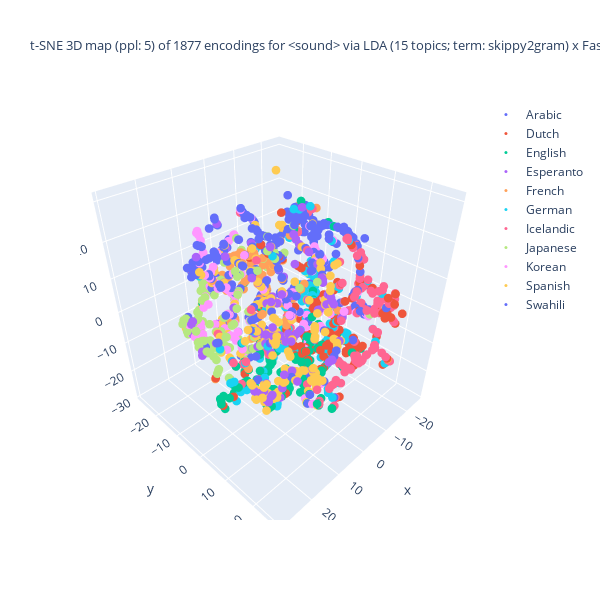
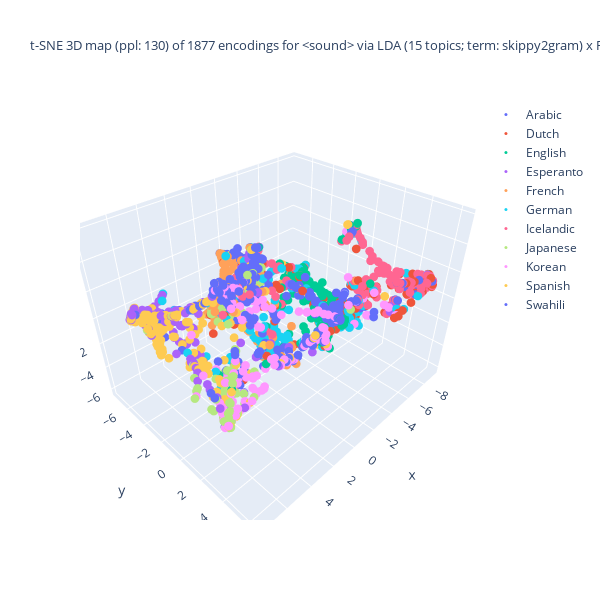
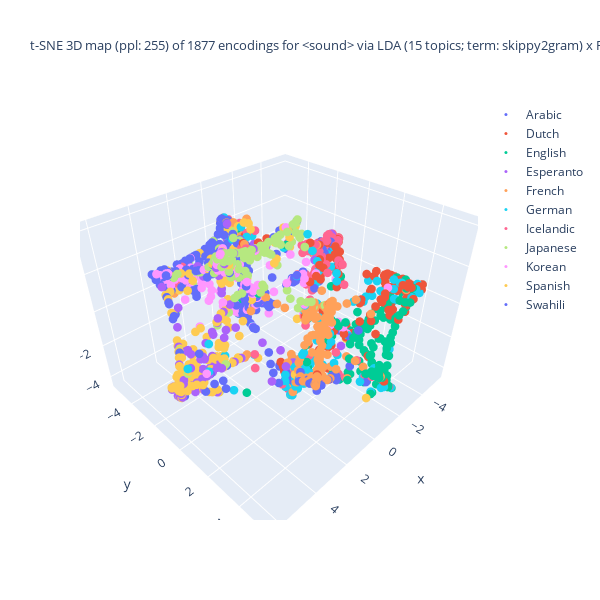

The cell these charts' notebook holds for them, in order:
### Markdown cell above
t-SNE の結果の可視化 (3D)

### Code cell
## tSNE の結果の可視化: Plotly を使った 3D 描画

import numpy as np
from sklearn.manifold import TSNE as tSNE
import plotly.express as pex
import plotly.graph_objects as go
import matplotlib.pyplot as plt

## tSNE のパラメターを設定
max_perplexity_factor = 3
perplexity_max_val = round(len(doc_fit_df)/max_perplexity_factor)
print(f"perplexity_max_val: {perplexity_max_val}")

divider = 5
perplexity_increment = round(perplexity_max_val/divider)
print(f"perplexity_increment: {perplexity_increment}")

## tSNE を段階的に実行
df_size = len(doc_fit_df)
exit_after_step = 3 # 15 is largest enough to complete the all steps
ppl_vals = enumerate(range(5, perplexity_max_val, perplexity_increment))
for step, ppl_val in ppl_vals:
    ## 早期終了の判定
    if step >= exit_after_step:
        continue
    ## tSNE 事例の生成
    tSNE_3d_varied = tSNE(n_components = 3, random_state = 0, perplexity = ppl_val,
                          n_iter = 1000)

    ## データに適用
    doc_enc = np.array(list(doc_fit_df['enc']))
    doc_tSNE_3d_varied = tSNE_3d_varied.fit_transform(doc_enc)

    ## 色分けの単位を選択
    if color_lang_family:
        colored_var = 'family'
    else:
        colored_var = 'language'
    ##
    X = zip(doc_tSNE_3d_varied[:,0], doc_tSNE_3d_varied[:,1], doc_tSNE_3d_varied[:,2],
            doc_fit_df[colored_var]) # zip(..)が必要
    dfx = pd.DataFrame(X, columns = ['D1', 'D2', 'D3', colored_var])
    ## 作図
    fig = go.Figure()
    for lang in np.unique(main_df[colored_var]):
        traced = dfx[dfx[colored_var] == lang]
        fig.add_trace(
            go.Scatter3d(
                x = traced['D1'], y = traced['D2'], z = traced['D3'],
                name = lang.title(), mode = 'markers', marker = dict(size = 3),
                marker_colorscale = color_palette, # worked??
                showlegend = True
            )
        )
    ## 題の指定
    title_header = f"t-SNE 3D map (ppl: {ppl_val}) of {df_size} encodings for <{doc_attr}> via\n"
    if use_FastText:
        if use_LDA:
            title_body = f"LDA ({n_topics} topics; term: {lda_term_type}) x FastText ({ft_n_dims} dims; term: {ft_term_type}; window: {ft_window_size})"
        else:
            title_body = f"FastText ({ft_n_dims} dims; term: {ft_term_type}; window: {ft_window_size})"
    else:
        title_body = f"LDA ({n_topics} topics; term: {lda_term_type})"
    title_val = title_header + title_body
    fig.update_layout(title = dict(text = title_val, font_size = 13),
                      autosize = False, width = 600, height = 600)
    fig.show()

### Figure 1 — Plotly figure (JSON) as saved in the notebook; plotly's stock layout.template omitted (floating-point values rounded to 4 significant figures; data arrays with more than 128 entries replaced by an {"elided": "..."} marker saying what was removed)
{"data": [{"marker": {"colorscale": [[0, "#2E91E5"], [0.04348, "#E15F99"], [0.08696, "#1CA71C"], [0.1304, "#FB0D0D"], [0.1739, "#DA16FF"], [0.2174, "#222A2A"], [0.2609, "#B68100"], [0.3043, "#750D86"], [0.3478, "#EB663B"], [0.3913, "#511CFB"], [0.4348, "#00A08B"], [0.4783, "#FB00D1"], [0.5217, "#FC0080"], [0.5652, "#B2828D"], [0.6087, "#6C7C32"], [0.6522, "#778AAE"], [0.6957, "#862A16"], [0.7391, "#A777F1"], [0.7826, "#620042"], [0.8261, "#1616A7"], [0.8696, "#DA60CA"], [0.913, "#6C4516"], [0.9565, "#0D2A63"], [1, "#AF0038"]], "size": 3}, "mode": "markers", "name": "Arabic", "showlegend": true, "type": "scatter3d", "x": {"elided": "157 float values"}, "y": {"elided": "157 float values"}, "z": {"elided": "157 float values"}}, {"marker": {"colorscale": [[0, "#2E91E5"], [0.04348, "#E15F99"], [0.08696, "#1CA71C"], [0.1304, "#FB0D0D"], [0.1739, "#DA16FF"], [0.2174, "#222A2A"], [0.2609, "#B68100"], [0.3043, "#750D86"], [0.3478, "#EB663B"], [0.3913, "#511CFB"], [0.4348, "#00A08B"], [0.4783, "#FB00D1"], [0.5217, "#FC0080"], [0.5652, "#B2828D"], [0.6087, "#6C7C32"], [0.6522, "#778AAE"], [0.6957, "#862A16"], [0.7391, "#A777F1"], [0.7826, "#620042"], [0.8261, "#1616A7"], [0.8696, "#DA60CA"], [0.913, "#6C4516"], [0.9565, "#0D2A63"], [1, "#AF0038"]], "size": 3}, "mode": "markers", "name": "Dutch", "showlegend": true, "type": "scatter3d", "x": {"elided": "202 float values"}, "y": {"elided": "202 float values"}, "z": {"elided": "202 float values"}}, {"marker": {"colorscale": [[0, "#2E91E5"], [0.04348, "#E15F99"], [0.08696, "#1CA71C"], [0.1304, "#FB0D0D"], [0.1739, "#DA16FF"], [0.2174, "#222A2A"], [0.2609, "#B68100"], [0.3043, "#750D86"], [0.3478, "#EB663B"], [0.3913, "#511CFB"], [0.4348, "#00A08B"], [0.4783, "#FB00D1"], [0.5217, "#FC0080"], [0.5652, "#B2828D"], [0.6087, "#6C7C32"], [0.6522, "#778AAE"], [0.6957, "#862A16"], [0.7391, "#A777F1"], [0.7826, "#620042"], [0.8261, "#1616A7"], [0.8696, "#DA60CA"], [0.913, "#6C4516"], [0.9565, "#0D2A63"], [1, "#AF0038"]], "size": 3}, "mode": "markers", "name": "English", "showlegend": true, "type": "scatter3d", "x": {"elided": "181 float values"}, "y": {"elided": "181 float values"}, "z": {"elided": "181 float values"}}, {"marker": {"colorscale": [[0, "#2E91E5"], [0.04348, "#E15F99"], [0.08696, "#1CA71C"], [0.1304, "#FB0D0D"], [0.1739, "#DA16FF"], [0.2174, "#222A2A"], [0.2609, "#B68100"], [0.3043, "#750D86"], [0.3478, "#EB663B"], [0.3913, "#511CFB"], [0.4348, "#00A08B"], [0.4783, "#FB00D1"], [0.5217, "#FC0080"], [0.5652, "#B2828D"], [0.6087, "#6C7C32"], [0.6522, "#778AAE"], [0.6957, "#862A16"], [0.7391, "#A777F1"], [0.7826, "#620042"], [0.8261, "#1616A7"], [0.8696, "#DA60CA"], [0.913, "#6C4516"], [0.9565, "#0D2A63"], [1, "#AF0038"]], "size": 3}, "mode": "markers", "name": "Esperanto", "showlegend": true, "type": "scatter3d", "x": [9.544, 19.89, 8.938, 3.597, 6.548, 12.95, -9.161, 18.24, 20.3, -0.1656, -14.92, 3.41, 10.57, 2.291, 6.034, -5.197, 22.33, 3.011, -5.196, 13.25, 18.63, 28.99, 6.683, 11.16, 11.5, 2.747, 2.543, 1.874, 0.1824, 1.404, 13.12, 8.135, -2.276, 19.57, 10.49, 21.56, -2.668, -11.28, 0.7326, -11.39, 13.53, 12.03, 11.76, 11.25, 15.08, 13.04, 7.089, 12.88, -10.89, 0.3728, 6.667, 12.04, 22.6, 22.37, 2.252, 8.712, 18.4, 16.72, -9.214, 9.127, 14.7, 14.48, 10.36, 2.324, -21.21, -23.11, 6.591, 19.35, 18.14, 4.803, 0.1163, -12.5, 15.86, -10.61, 3.173, 13.56, 2.017, 2.449, 2.957, 16.24, 1.569, 15.47, 29.19, 1.942, 16.66, 2.832, 16.98, 9.233, 20.83, 18.11, 10.2, 3.504, 20.0, -11.42, 21.99, 9.868, 20.38, 10.63, 16.24, 3.275, -0.4896, -2.788, 20.22, 22.37, 2.893, 16.98, -1.421, 8.652, 21.55, 20.19, 18.27, 10.19, 21.29, 14.59, 16.21, 21.09, 17.57, 7.075, 3.797, 14.74, 10.85, 16.01, 14.07, 20.63, 12.18, 16.89], "y": [-14.82, 13.52, -2.445, 18.0, -2.189, 13.41, -3.384, 17.4, 12.69, 12.84, 10.84, 14.47, 5.988, 14.96, 15.13, -3.125, 16.08, 13.75, -3.125, 10.28, -15.63, 3.349, 21.05, -14.88, -11.09, 12.92, 13.2, 12.22, 4.291, 13.73, 9.697, -12.64, -9.312, -13.36, -7.156, 14.44, -2.232, 9.739, 7.741, 9.334, 9.192, 15.73, 15.73, 1.297, 16.29, 20.9, 20.54, 15.74, 10.46, 5.033, 5.112, 10.2, 12.45, 16.75, -0.3864, -2.296, 14.07, 19.88, -10.45, 2.141, 5.667, 7.921, 6.471, 2.372, 3.967, -9.091, 1.367, -9.846, 16.72, 6.523, -0.7204, -0.8955, 17.43, 22.43, 16.66, 4.708, -10.19, 9.525, 14.04, -18.97, 11.21, 12.47, 3.504, 19.15, 10.58, 15.6, -1.795, 1.782, -7.077, 16.05, 4.896, 17.52, 15.43, -7.796, 13.92, 2.716, 13.12, 16.66, 6.129, 16.92, 2.544, 2.142, 13.04, 13.41, 13.06, -1.795, 0.9381, -10.38, 12.92, -6.912, 17.39, 3.874, -2.004, 7.819, 7.376, -4.627, 15.19, 21.46, 5.908, 10.33, -10.9, 5.445, 15.96, 15.81, 0.3779, 12.15], "z": [-6.764, -3.258, -2.328, 12.36, -4.128, 6.892, 2.154, 0.8255, -7.268, 7.634, -0.6385, 16.27, -1.02, 10.21, 2.302, 1.896, -4.852, 17.06, 1.896, 4.616, -2.983, 5.28, 0.2265, -6.43, 24.37, 7.895, 8.031, 18.52, 20.62, 8.924, 4.212, 16.06, 3.946, -0.4002, -7.367, -3.802, 0.6822, -3.132, 20.21, -3.486, 4.228, 8.323, 8.409, -4.793, 7.546, 1.415, -0.5881, 8.059, -0.6541, 20.42, 10.34, 4.008, -4.458, -4.934, 12.98, -2.406, 11.85, -0.5084, 7.864, -4.397, 3.452, 4.404, -0.7238, -7.667, 11.87, -3.247, 21.27, -5.308, -3.656, 3.884, 9.741, -6.282, 0.4586, 6.328, 13.54, 16.51, 16.16, 8.839, 16.84, -9.632, 18.78, 15.72, 4.423, 1.827, 15.33, 13.44, 21.65, -3.525, 20.97, -7.045, -5.185, 12.69, -5.376, 5.727, -5.425, -3.754, -5.781, -3.341, 4.809, 13.29, 21.0, 28.07, -6.24, -5.447, 7.776, 21.65, 21.38, -0.1295, -5.519, 19.26, 0.8412, -4.185, 0.1535, 4.456, 5.988, -1.967, 9.87, 0.548, 9.034, 16.02, 8.252, 19.0, 7.792, -5.028, -5.4, 16.57]}, {"marker": {"colorscale": [[0, "#2E91E5"], [0.04348, "#E15F99"], [0.08696, "#1CA71C"], [0.1304, "#FB0D0D"], [0.1739, "#DA16FF"], [0.2174, "#222A2A"], [0.2609, "#B68100"], [0.3043, "#750D86"], [0.3478, "#EB663B"], [0.3913, "#511CFB"], [0.4348, "#00A08B"], [0.4783, "#FB00D1"], [0.5217, "#FC0080"], [0.5652, "#B2828D"], [0.6087, "#6C7C32"], [0.6522, "#778AAE"], [0.6957, "#862A16"], [0.7391, "#A777F1"], [0.7826, "#620042"], [0.8261, "#1616A7"], [0.8696, "#DA60CA"], [0.913, "#6C4516"], [0.9565, "#0D2A63"], [1, "#AF0038"]], "size": 3}, "mode": "markers", "name": "French", "showlegend": true, "type": "scatter3d", "x": {"elided": "186 float values"}, "y": {"elided": "186 float values"}, "z": {"elided": "186 float values"}}, {"marker": {"colorscale": [[0, "#2E91E5"], [0.04348, "#E15F99"], [0.08696, "#1CA71C"], [0.1304, "#FB0D0D"], [0.1739, "#DA16FF"], [0.2174, "#222A2A"], [0.2609, "#B68100"], [0.3043, "#750D86"], [0.3478, "#EB663B"], [0.3913, "#511CFB"], [0.4348, "#00A08B"], [0.4783, "#FB00D1"], [0.5217, "#FC0080"], [0.5652, "#B2828D"], [0.6087, "#6C7C32"], [0.6522, "#778AAE"], [0.6957, "#862A16"], [0.7391, "#A777F1"], [0.7826, "#620042"], [0.8261, "#1616A7"], [0.8696, "#DA60CA"], [0.913, "#6C4516"], [0.9565, "#0D2A63"], [1, "#AF0038"]], "size": 3}, "mode": "markers", "name": "German", "showlegend": true, "type": "scatter3d", "x": {"elided": "164 float values"}, "y": {"elided": "164 float values"}, "z": {"elided": "164 float values"}}, {"marker": {"colorscale": [[0, "#2E91E5"], [0.04348, "#E15F99"], [0.08696, "#1CA71C"], [0.1304, "#FB0D0D"], [0.1739, "#DA16FF"], [0.2174, "#222A2A"], [0.2609, "#B68100"], [0.3043, "#750D86"], [0.3478, "#EB663B"], [0.3913, "#511CFB"], [0.4348, "#00A08B"], [0.4783, "#FB00D1"], [0.5217, "#FC0080"], [0.5652, "#B2828D"], [0.6087, "#6C7C32"], [0.6522, "#778AAE"], [0.6957, "#862A16"], [0.7391, "#A777F1"], [0.7826, "#620042"], [0.8261, "#1616A7"], [0.8696, "#DA60CA"], [0.913, "#6C4516"], [0.9565, "#0D2A63"], [1, "#AF0038"]], "size": 3}, "mode": "markers", "name": "Icelandic", "showlegend": true, "type": "scatter3d", "x": {"elided": "178 float values"}, "y": {"elided": "178 float values"}, "z": {"elided": "178 float values"}}, {"marker": {"colorscale": [[0, "#2E91E5"], [0.04348, "#E15F99"], [0.08696, "#1CA71C"], [0.1304, "#FB0D0D"], [0.1739, "#DA16FF"], [0.2174, "#222A2A"], [0.2609, "#B68100"], [0.3043, "#750D86"], [0.3478, "#EB663B"], [0.3913, "#511CFB"], [0.4348, "#00A08B"], [0.4783, "#FB00D1"], [0.5217, "#FC0080"], [0.5652, "#B2828D"], [0.6087, "#6C7C32"], [0.6522, "#778AAE"], [0.6957, "#862A16"], [0.7391, "#A777F1"], [0.7826, "#620042"], [0.8261, "#1616A7"], [0.8696, "#DA60CA"], [0.913, "#6C4516"], [0.9565, "#0D2A63"], [1, "#AF0038"]], "size": 3}, "mode": "markers", "name": "Japanese", "showlegend": true, "type": "scatter3d", "x": {"elided": "148 float values"}, "y": {"elided": "148 float values"}, "z": {"elided": "148 float values"}}, {"marker": {"colorscale": [[0, "#2E91E5"], [0.04348, "#E15F99"], [0.08696, "#1CA71C"], [0.1304, "#FB0D0D"], [0.1739, "#DA16FF"], [0.2174, "#222A2A"], [0.2609, "#B68100"], [0.3043, "#750D86"], [0.3478, "#EB663B"], [0.3913, "#511CFB"], [0.4348, "#00A08B"], [0.4783, "#FB00D1"], [0.5217, "#FC0080"], [0.5652, "#B2828D"], [0.6087, "#6C7C32"], [0.6522, "#778AAE"], [0.6957, "#862A16"], [0.7391, "#A777F1"], [0.7826, "#620042"], [0.8261, "#1616A7"], [0.8696, "#DA60CA"], [0.913, "#6C4516"], [0.9565, "#0D2A63"], [1, "#AF0038"]], "size": 3}, "mode": "markers", "name": "Korean", "showlegend": true, "type": "scatter3d", "x": {"elided": "148 float values"}, "y": {"elided": "148 float values"}, "z": {"elided": "148 float values"}}, {"marker": {"colorscale": [[0, "#2E91E5"], [0.04348, "#E15F99"], [0.08696, "#1CA71C"], [0.1304, "#FB0D0D"], [0.1739, "#DA16FF"], [0.2174, "#222A2A"], [0.2609, "#B68100"], [0.3043, "#750D86"], [0.3478, "#EB663B"], [0.3913, "#511CFB"], [0.4348, "#00A08B"], [0.4783, "#FB00D1"], [0.5217, "#FC0080"], [0.5652, "#B2828D"], [0.6087, "#6C7C32"], [0.6522, "#778AAE"], [0.6957, "#862A16"], [0.7391, "#A777F1"], [0.7826, "#620042"], [0.8261, "#1616A7"], [0.8696, "#DA60CA"], [0.913, "#6C4516"], [0.9565, "#0D2A63"], [1, "#AF0038"]], "size": 3}, "mode": "markers", "name": "Spanish", "showlegend": true, "type": "scatter3d", "x": {"elided": "196 float values"}, "y": {"elided": "196 float values"}, "z": {"elided": "196 float values"}}, {"marker": {"colorscale": [[0, "#2E91E5"], [0.04348, "#E15F99"], [0.08696, "#1CA71C"], [0.1304, "#FB0D0D"], [0.1739, "#DA16FF"], [0.2174, "#222A2A"], [0.2609, "#B68100"], [0.3043, "#750D86"], [0.3478, "#EB663B"], [0.3913, "#511CFB"], [0.4348, "#00A08B"], [0.4783, "#FB00D1"], [0.5217, "#FC0080"], [0.5652, "#B2828D"], [0.6087, "#6C7C32"], [0.6522, "#778AAE"], [0.6957, "#862A16"], [0.7391, "#A777F1"], [0.7826, "#620042"], [0.8261, "#1616A7"], [0.8696, "#DA60CA"], [0.913, "#6C4516"], [0.9565, "#0D2A63"], [1, "#AF0038"]], "size": 3}, "mode": "markers", "name": "Swahili", "showlegend": true, "type": "scatter3d", "x": {"elided": "191 float values"}, "y": {"elided": "191 float values"}, "z": {"elided": "191 float values"}}], "layout": {"autosize": false, "height": 600, "title": {"font": {"size": 13}, "text": "t-SNE 3D map (ppl: 5) of 1877 encodings for <sound> via\nLDA (15 topics; term: skippy2gram) x FastText (30 dims; term: 4gram; window: 5)"}, "width": 600}}

### Figure 2 — Plotly figure (JSON) as saved in the notebook; plotly's stock layout.template omitted (floating-point values rounded to 4 significant figures; data arrays with more than 128 entries replaced by an {"elided": "..."} marker saying what was removed)
{"data": [{"marker": {"colorscale": [[0, "#2E91E5"], [0.04348, "#E15F99"], [0.08696, "#1CA71C"], [0.1304, "#FB0D0D"], [0.1739, "#DA16FF"], [0.2174, "#222A2A"], [0.2609, "#B68100"], [0.3043, "#750D86"], [0.3478, "#EB663B"], [0.3913, "#511CFB"], [0.4348, "#00A08B"], [0.4783, "#FB00D1"], [0.5217, "#FC0080"], [0.5652, "#B2828D"], [0.6087, "#6C7C32"], [0.6522, "#778AAE"], [0.6957, "#862A16"], [0.7391, "#A777F1"], [0.7826, "#620042"], [0.8261, "#1616A7"], [0.8696, "#DA60CA"], [0.913, "#6C4516"], [0.9565, "#0D2A63"], [1, "#AF0038"]], "size": 3}, "mode": "markers", "name": "Arabic", "showlegend": true, "type": "scatter3d", "x": {"elided": "157 float values"}, "y": {"elided": "157 float values"}, "z": {"elided": "157 float values"}}, {"marker": {"colorscale": [[0, "#2E91E5"], [0.04348, "#E15F99"], [0.08696, "#1CA71C"], [0.1304, "#FB0D0D"], [0.1739, "#DA16FF"], [0.2174, "#222A2A"], [0.2609, "#B68100"], [0.3043, "#750D86"], [0.3478, "#EB663B"], [0.3913, "#511CFB"], [0.4348, "#00A08B"], [0.4783, "#FB00D1"], [0.5217, "#FC0080"], [0.5652, "#B2828D"], [0.6087, "#6C7C32"], [0.6522, "#778AAE"], [0.6957, "#862A16"], [0.7391, "#A777F1"], [0.7826, "#620042"], [0.8261, "#1616A7"], [0.8696, "#DA60CA"], [0.913, "#6C4516"], [0.9565, "#0D2A63"], [1, "#AF0038"]], "size": 3}, "mode": "markers", "name": "Dutch", "showlegend": true, "type": "scatter3d", "x": {"elided": "202 float values"}, "y": {"elided": "202 float values"}, "z": {"elided": "202 float values"}}, {"marker": {"colorscale": [[0, "#2E91E5"], [0.04348, "#E15F99"], [0.08696, "#1CA71C"], [0.1304, "#FB0D0D"], [0.1739, "#DA16FF"], [0.2174, "#222A2A"], [0.2609, "#B68100"], [0.3043, "#750D86"], [0.3478, "#EB663B"], [0.3913, "#511CFB"], [0.4348, "#00A08B"], [0.4783, "#FB00D1"], [0.5217, "#FC0080"], [0.5652, "#B2828D"], [0.6087, "#6C7C32"], [0.6522, "#778AAE"], [0.6957, "#862A16"], [0.7391, "#A777F1"], [0.7826, "#620042"], [0.8261, "#1616A7"], [0.8696, "#DA60CA"], [0.913, "#6C4516"], [0.9565, "#0D2A63"], [1, "#AF0038"]], "size": 3}, "mode": "markers", "name": "English", "showlegend": true, "type": "scatter3d", "x": {"elided": "181 float values"}, "y": {"elided": "181 float values"}, "z": {"elided": "181 float values"}}, {"marker": {"colorscale": [[0, "#2E91E5"], [0.04348, "#E15F99"], [0.08696, "#1CA71C"], [0.1304, "#FB0D0D"], [0.1739, "#DA16FF"], [0.2174, "#222A2A"], [0.2609, "#B68100"], [0.3043, "#750D86"], [0.3478, "#EB663B"], [0.3913, "#511CFB"], [0.4348, "#00A08B"], [0.4783, "#FB00D1"], [0.5217, "#FC0080"], [0.5652, "#B2828D"], [0.6087, "#6C7C32"], [0.6522, "#778AAE"], [0.6957, "#862A16"], [0.7391, "#A777F1"], [0.7826, "#620042"], [0.8261, "#1616A7"], [0.8696, "#DA60CA"], [0.913, "#6C4516"], [0.9565, "#0D2A63"], [1, "#AF0038"]], "size": 3}, "mode": "markers", "name": "Esperanto", "showlegend": true, "type": "scatter3d", "x": [7.107, 7.128, 6.846, 6.146, -1.845, 6.032, -1.369, 7.496, 7.263, 4.281, -5.947, 4.682, 7.016, 5.417, 6.863, -0.1858, 7.457, 4.311, -0.1857, 5.95, 7.237, 4.474, 5.698, 7.304, 4.732, 4.878, 4.938, 3.665, 0.9353, 4.716, 5.999, 3.265, -0.1803, 6.779, 5.513, 7.384, 6.385, -5.473, 2.309, -5.466, 5.827, 5.43, 5.349, 6.693, 6.542, 6.794, 5.856, 5.729, -5.005, 1.129, 1.308, 5.907, 7.115, 7.556, 0.9709, 6.761, 6.558, 6.876, 0.4615, 6.554, 5.165, 5.587, 7.059, -2.387, 0.03893, -1.68, 2.072, 6.775, 7.105, 2.661, 1.267, -1.286, 6.815, -7.092, 5.169, 5.906, 2.799, 4.284, 4.446, 7.428, 3.104, 6.151, 4.472, 6.374, 6.297, 5.013, 5.641, 6.609, 5.659, 7.655, 6.823, 5.61, 7.391, 0.2967, 7.659, 6.576, 7.556, 7.171, 4.982, 5.283, 0.6486, 0.005135, 7.617, 7.506, 4.982, 5.641, 0.4898, 6.309, 7.656, 5.636, 7.512, 6.475, 5.042, 5.492, 4.997, 5.73, 6.518, 6.416, 1.454, 6.153, 5.192, 6.11, 6.126, 7.646, 6.935, 6.24], "y": [2.82, -4.444, 1.871, -3.518, -4.869, -3.072, -2.603, -4.085, -4.103, -3.046, 4.695, -2.75, -3.127, -3.15, -3.922, -2.291, -4.383, -2.682, -2.291, -2.441, 3.401, -0.2864, -4.077, 3.276, 1.226, -3.198, -3.151, -2.496, -1.784, -2.986, -2.436, 1.923, -2.893, 2.935, 3.067, -4.44, -0.1209, 4.772, -2.09, 4.698, -2.217, -4.097, -4.129, 0.6558, -3.922, -4.028, -3.493, -3.979, 4.545, -1.856, 2.953, -2.568, -4.472, -3.915, 0.7101, 1.566, -2.509, -3.813, -1.404, 0.245, -1.556, -2.046, -3.38, 1.035, 1.088, -3.068, -0.9382, 3.256, -4.44, 2.823, 2.291, -1.933, -4.074, 5.909, -3.019, 0.193, 0.8906, -2.939, -2.736, 4.019, -2.35, -1.755, -0.2853, -3.766, -1.562, -2.967, 1.172, 0.4299, 1.486, -3.937, -1.016, -3.235, -4.435, -1.399, -4.095, -0.02766, -4.0, -3.062, -1.456, -3.078, -1.71, -1.823, -3.968, -4.33, -3.237, 1.172, -1.801, 4.023, -4.092, 1.466, -4.163, -0.2219, 1.135, -1.985, -1.815, 1.952, -3.342, -4.115, 2.704, -1.811, 2.634, -0.7077, -3.885, -4.116, 0.94, -1.784], "z": [-0.03832, 1.927, -0.3186, 1.65, 1.383, 1.151, -5.369, 1.416, 2.161, -0.2113, 0.557, 1.465, 0.6505, 1.022, 0.8537, -4.823, 1.505, 1.534, -4.823, 0.3706, -0.9843, -3.945, 1.018, -0.3568, 4.79, 0.1434, 0.275, 1.648, 3.371, 0.3188, 0.3221, 4.204, 1.703, -0.7359, -0.6962, 1.54, 0.07218, 0.4294, 2.144, -0.0187, 0.04, 2.128, 2.168, -0.001755, 1.791, 1.413, 0.6516, 1.989, 0.6255, 3.196, -1.267, 0.5885, 1.837, 1.969, 1.088, -0.1902, 2.122, 1.91, 1.373, 0.2297, -0.9482, -0.1504, 0.881, -3.701, 2.896, -6.163, 2.377, -1.378, 1.915, -0.6878, -0.4115, -3.999, 1.866, 2.535, 1.532, 3.317, 3.312, -0.2165, 1.54, -1.006, 1.852, 2.219, -3.94, -0.6049, 2.488, 1.43, 4.718, 0.1544, 5.635, 1.674, 0.4192, 1.565, 1.537, 0.4155, 1.602, 0.2855, 2.014, 1.221, -1.024, 1.544, 3.68, 4.171, 1.914, 1.49, 0.2037, 4.718, 3.967, -0.4845, 1.59, 5.591, 1.426, 0.3245, -2.23, -0.2189, -0.2558, -1.991, 1.758, 1.35, -0.9974, 1.873, 2.361, 2.998, 1.859, 1.584, -0.2568, 2.22]}, {"marker": {"colorscale": [[0, "#2E91E5"], [0.04348, "#E15F99"], [0.08696, "#1CA71C"], [0.1304, "#FB0D0D"], [0.1739, "#DA16FF"], [0.2174, "#222A2A"], [0.2609, "#B68100"], [0.3043, "#750D86"], [0.3478, "#EB663B"], [0.3913, "#511CFB"], [0.4348, "#00A08B"], [0.4783, "#FB00D1"], [0.5217, "#FC0080"], [0.5652, "#B2828D"], [0.6087, "#6C7C32"], [0.6522, "#778AAE"], [0.6957, "#862A16"], [0.7391, "#A777F1"], [0.7826, "#620042"], [0.8261, "#1616A7"], [0.8696, "#DA60CA"], [0.913, "#6C4516"], [0.9565, "#0D2A63"], [1, "#AF0038"]], "size": 3}, "mode": "markers", "name": "French", "showlegend": true, "type": "scatter3d", "x": {"elided": "186 float values"}, "y": {"elided": "186 float values"}, "z": {"elided": "186 float values"}}, {"marker": {"colorscale": [[0, "#2E91E5"], [0.04348, "#E15F99"], [0.08696, "#1CA71C"], [0.1304, "#FB0D0D"], [0.1739, "#DA16FF"], [0.2174, "#222A2A"], [0.2609, "#B68100"], [0.3043, "#750D86"], [0.3478, "#EB663B"], [0.3913, "#511CFB"], [0.4348, "#00A08B"], [0.4783, "#FB00D1"], [0.5217, "#FC0080"], [0.5652, "#B2828D"], [0.6087, "#6C7C32"], [0.6522, "#778AAE"], [0.6957, "#862A16"], [0.7391, "#A777F1"], [0.7826, "#620042"], [0.8261, "#1616A7"], [0.8696, "#DA60CA"], [0.913, "#6C4516"], [0.9565, "#0D2A63"], [1, "#AF0038"]], "size": 3}, "mode": "markers", "name": "German", "showlegend": true, "type": "scatter3d", "x": {"elided": "164 float values"}, "y": {"elided": "164 float values"}, "z": {"elided": "164 float values"}}, {"marker": {"colorscale": [[0, "#2E91E5"], [0.04348, "#E15F99"], [0.08696, "#1CA71C"], [0.1304, "#FB0D0D"], [0.1739, "#DA16FF"], [0.2174, "#222A2A"], [0.2609, "#B68100"], [0.3043, "#750D86"], [0.3478, "#EB663B"], [0.3913, "#511CFB"], [0.4348, "#00A08B"], [0.4783, "#FB00D1"], [0.5217, "#FC0080"], [0.5652, "#B2828D"], [0.6087, "#6C7C32"], [0.6522, "#778AAE"], [0.6957, "#862A16"], [0.7391, "#A777F1"], [0.7826, "#620042"], [0.8261, "#1616A7"], [0.8696, "#DA60CA"], [0.913, "#6C4516"], [0.9565, "#0D2A63"], [1, "#AF0038"]], "size": 3}, "mode": "markers", "name": "Icelandic", "showlegend": true, "type": "scatter3d", "x": {"elided": "178 float values"}, "y": {"elided": "178 float values"}, "z": {"elided": "178 float values"}}, {"marker": {"colorscale": [[0, "#2E91E5"], [0.04348, "#E15F99"], [0.08696, "#1CA71C"], [0.1304, "#FB0D0D"], [0.1739, "#DA16FF"], [0.2174, "#222A2A"], [0.2609, "#B68100"], [0.3043, "#750D86"], [0.3478, "#EB663B"], [0.3913, "#511CFB"], [0.4348, "#00A08B"], [0.4783, "#FB00D1"], [0.5217, "#FC0080"], [0.5652, "#B2828D"], [0.6087, "#6C7C32"], [0.6522, "#778AAE"], [0.6957, "#862A16"], [0.7391, "#A777F1"], [0.7826, "#620042"], [0.8261, "#1616A7"], [0.8696, "#DA60CA"], [0.913, "#6C4516"], [0.9565, "#0D2A63"], [1, "#AF0038"]], "size": 3}, "mode": "markers", "name": "Japanese", "showlegend": true, "type": "scatter3d", "x": {"elided": "148 float values"}, "y": {"elided": "148 float values"}, "z": {"elided": "148 float values"}}, {"marker": {"colorscale": [[0, "#2E91E5"], [0.04348, "#E15F99"], [0.08696, "#1CA71C"], [0.1304, "#FB0D0D"], [0.1739, "#DA16FF"], [0.2174, "#222A2A"], [0.2609, "#B68100"], [0.3043, "#750D86"], [0.3478, "#EB663B"], [0.3913, "#511CFB"], [0.4348, "#00A08B"], [0.4783, "#FB00D1"], [0.5217, "#FC0080"], [0.5652, "#B2828D"], [0.6087, "#6C7C32"], [0.6522, "#778AAE"], [0.6957, "#862A16"], [0.7391, "#A777F1"], [0.7826, "#620042"], [0.8261, "#1616A7"], [0.8696, "#DA60CA"], [0.913, "#6C4516"], [0.9565, "#0D2A63"], [1, "#AF0038"]], "size": 3}, "mode": "markers", "name": "Korean", "showlegend": true, "type": "scatter3d", "x": {"elided": "148 float values"}, "y": {"elided": "148 float values"}, "z": {"elided": "148 float values"}}, {"marker": {"colorscale": [[0, "#2E91E5"], [0.04348, "#E15F99"], [0.08696, "#1CA71C"], [0.1304, "#FB0D0D"], [0.1739, "#DA16FF"], [0.2174, "#222A2A"], [0.2609, "#B68100"], [0.3043, "#750D86"], [0.3478, "#EB663B"], [0.3913, "#511CFB"], [0.4348, "#00A08B"], [0.4783, "#FB00D1"], [0.5217, "#FC0080"], [0.5652, "#B2828D"], [0.6087, "#6C7C32"], [0.6522, "#778AAE"], [0.6957, "#862A16"], [0.7391, "#A777F1"], [0.7826, "#620042"], [0.8261, "#1616A7"], [0.8696, "#DA60CA"], [0.913, "#6C4516"], [0.9565, "#0D2A63"], [1, "#AF0038"]], "size": 3}, "mode": "markers", "name": "Spanish", "showlegend": true, "type": "scatter3d", "x": {"elided": "196 float values"}, "y": {"elided": "196 float values"}, "z": {"elided": "196 float values"}}, {"marker": {"colorscale": [[0, "#2E91E5"], [0.04348, "#E15F99"], [0.08696, "#1CA71C"], [0.1304, "#FB0D0D"], [0.1739, "#DA16FF"], [0.2174, "#222A2A"], [0.2609, "#B68100"], [0.3043, "#750D86"], [0.3478, "#EB663B"], [0.3913, "#511CFB"], [0.4348, "#00A08B"], [0.4783, "#FB00D1"], [0.5217, "#FC0080"], [0.5652, "#B2828D"], [0.6087, "#6C7C32"], [0.6522, "#778AAE"], [0.6957, "#862A16"], [0.7391, "#A777F1"], [0.7826, "#620042"], [0.8261, "#1616A7"], [0.8696, "#DA60CA"], [0.913, "#6C4516"], [0.9565, "#0D2A63"], [1, "#AF0038"]], "size": 3}, "mode": "markers", "name": "Swahili", "showlegend": true, "type": "scatter3d", "x": {"elided": "191 float values"}, "y": {"elided": "191 float values"}, "z": {"elided": "191 float values"}}], "layout": {"autosize": false, "height": 600, "title": {"font": {"size": 13}, "text": "t-SNE 3D map (ppl: 130) of 1877 encodings for <sound> via\nLDA (15 topics; term: skippy2gram) x FastText (30 dims; term: 4gram; window: 5)"}, "width": 600}}

### Figure 3 — Plotly figure (JSON) as saved in the notebook; plotly's stock layout.template omitted (floating-point values rounded to 4 significant figures; data arrays with more than 128 entries replaced by an {"elided": "..."} marker saying what was removed)
{"data": [{"marker": {"colorscale": [[0, "#2E91E5"], [0.04348, "#E15F99"], [0.08696, "#1CA71C"], [0.1304, "#FB0D0D"], [0.1739, "#DA16FF"], [0.2174, "#222A2A"], [0.2609, "#B68100"], [0.3043, "#750D86"], [0.3478, "#EB663B"], [0.3913, "#511CFB"], [0.4348, "#00A08B"], [0.4783, "#FB00D1"], [0.5217, "#FC0080"], [0.5652, "#B2828D"], [0.6087, "#6C7C32"], [0.6522, "#778AAE"], [0.6957, "#862A16"], [0.7391, "#A777F1"], [0.7826, "#620042"], [0.8261, "#1616A7"], [0.8696, "#DA60CA"], [0.913, "#6C4516"], [0.9565, "#0D2A63"], [1, "#AF0038"]], "size": 3}, "mode": "markers", "name": "Arabic", "showlegend": true, "type": "scatter3d", "x": {"elided": "157 float values"}, "y": {"elided": "157 float values"}, "z": {"elided": "157 float values"}}, {"marker": {"colorscale": [[0, "#2E91E5"], [0.04348, "#E15F99"], [0.08696, "#1CA71C"], [0.1304, "#FB0D0D"], [0.1739, "#DA16FF"], [0.2174, "#222A2A"], [0.2609, "#B68100"], [0.3043, "#750D86"], [0.3478, "#EB663B"], [0.3913, "#511CFB"], [0.4348, "#00A08B"], [0.4783, "#FB00D1"], [0.5217, "#FC0080"], [0.5652, "#B2828D"], [0.6087, "#6C7C32"], [0.6522, "#778AAE"], [0.6957, "#862A16"], [0.7391, "#A777F1"], [0.7826, "#620042"], [0.8261, "#1616A7"], [0.8696, "#DA60CA"], [0.913, "#6C4516"], [0.9565, "#0D2A63"], [1, "#AF0038"]], "size": 3}, "mode": "markers", "name": "Dutch", "showlegend": true, "type": "scatter3d", "x": {"elided": "202 float values"}, "y": {"elided": "202 float values"}, "z": {"elided": "202 float values"}}, {"marker": {"colorscale": [[0, "#2E91E5"], [0.04348, "#E15F99"], [0.08696, "#1CA71C"], [0.1304, "#FB0D0D"], [0.1739, "#DA16FF"], [0.2174, "#222A2A"], [0.2609, "#B68100"], [0.3043, "#750D86"], [0.3478, "#EB663B"], [0.3913, "#511CFB"], [0.4348, "#00A08B"], [0.4783, "#FB00D1"], [0.5217, "#FC0080"], [0.5652, "#B2828D"], [0.6087, "#6C7C32"], [0.6522, "#778AAE"], [0.6957, "#862A16"], [0.7391, "#A777F1"], [0.7826, "#620042"], [0.8261, "#1616A7"], [0.8696, "#DA60CA"], [0.913, "#6C4516"], [0.9565, "#0D2A63"], [1, "#AF0038"]], "size": 3}, "mode": "markers", "name": "English", "showlegend": true, "type": "scatter3d", "x": {"elided": "181 float values"}, "y": {"elided": "181 float values"}, "z": {"elided": "181 float values"}}, {"marker": {"colorscale": [[0, "#2E91E5"], [0.04348, "#E15F99"], [0.08696, "#1CA71C"], [0.1304, "#FB0D0D"], [0.1739, "#DA16FF"], [0.2174, "#222A2A"], [0.2609, "#B68100"], [0.3043, "#750D86"], [0.3478, "#EB663B"], [0.3913, "#511CFB"], [0.4348, "#00A08B"], [0.4783, "#FB00D1"], [0.5217, "#FC0080"], [0.5652, "#B2828D"], [0.6087, "#6C7C32"], [0.6522, "#778AAE"], [0.6957, "#862A16"], [0.7391, "#A777F1"], [0.7826, "#620042"], [0.8261, "#1616A7"], [0.8696, "#DA60CA"], [0.913, "#6C4516"], [0.9565, "#0D2A63"], [1, "#AF0038"]], "size": 3}, "mode": "markers", "name": "Esperanto", "showlegend": true, "type": "scatter3d", "x": [3.557, 6.171, 3.698, 5.383, 3.018, 4.992, 0.9071, 5.984, 6.179, 3.171, -3.728, 4.375, 5.428, 4.798, 5.45, 1.872, 6.085, 4.116, 1.872, 4.635, 3.549, -0.8289, 5.236, 3.687, 3.231, 4.616, 4.576, 3.651, -0.6848, 4.203, 4.712, 2.219, 2.636, 3.248, 2.768, 6.083, 3.65, -3.593, -1.584, -3.312, 4.426, 5.141, 5.093, 3.659, 5.622, 5.796, 4.902, 5.283, -3.235, -0.6799, 0.6963, 4.669, 6.237, 6.238, -0.001785, 3.706, 5.468, 5.903, -0.4717, 3.965, 3.586, 4.144, 5.567, -2.369, -0.6834, 0.8732, 0.231, 2.94, 6.238, 1.33, 0.4508, 0.5304, 5.837, -5.177, 4.811, 4.12, 1.465, 2.444, 4.232, 3.616, 3.318, 4.84, -0.8273, 4.543, 5.047, 4.597, 4.056, 3.957, 4.087, 6.161, 4.352, 5.119, 6.084, 0.4945, 6.101, 4.264, 6.192, 5.449, 3.443, 4.909, -0.7607, -0.7385, 6.188, 6.121, 4.776, 4.056, -0.801, 3.078, 6.112, 4.068, 6.02, 4.143, 0.8441, 4.057, 3.726, 1.784, 5.483, 5.552, 0.6673, 4.738, 2.902, 4.575, 5.431, 6.085, 3.341, 4.931], "y": [-0.1932, 0.0374, 0.0992, 0.1098, 1.663, -0.5957, 1.149, -0.2765, -0.6174, -0.6845, -1.254, 0.2472, -0.151, -0.107, -0.002259, 1.007, -0.219, 0.3895, 1.007, -0.6226, 0.1996, -0.09499, 0.3815, -0.1706, -4.219, -0.3817, -0.3274, 0.5424, -4.916, -0.2752, -0.6252, -3.544, 2.651, 0.1412, -0.06958, -0.2056, 0.1084, -1.432, -3.79, -1.274, -0.6889, -0.8726, -0.9367, 0.05217, -0.5057, -0.2129, -0.04773, -0.739, -1.064, -4.882, -0.9532, -0.4413, -0.3239, -0.3253, -2.724, 0.08665, -0.9519, -0.09815, -3.551, -0.02844, -0.8878, -0.636, -0.167, 1.694, -4.193, 1.269, -3.637, 0.05813, -0.3175, -0.7915, -1.36, 1.101, -0.4769, -1.629, 0.2214, -2.616, -3.504, -0.7306, 0.375, 0.05961, 0.617, -1.139, -0.09539, 0.3151, -1.506, 0.1978, -3.866, 0.02892, -4.486, -0.6334, -0.4426, 0.1495, -0.1137, 0.2063, -0.359, -0.02707, -0.5997, -0.8217, -0.7363, 0.2042, -5.054, -5.28, -0.6019, 0.0388, -0.3316, -3.866, -5.259, -0.5314, 0.02334, -4.473, -0.2782, -0.1406, -0.3238, -0.6078, -0.3489, -0.08342, -0.7106, 0.1412, -0.9869, -1.097, -2.185, -2.157, -0.6196, -0.2238, 0.0999, -1.152], "z": [3.01, -1.474, 2.596, -1.327, 0.3681, -1.824, -3.628, -1.942, -1.618, -0.6029, 1.325, -1.034, -0.6471, -1.109, -1.897, -2.994, -1.925, -1.057, -2.994, -1.811, 3.711, 4.006, -1.686, 3.444, 1.277, -0.6529, -0.7882, -0.9747, 1.562, -0.8016, -1.882, 1.503, -0.545, 3.23, 2.725, -1.923, 0.5229, 0.9429, 1.164, 1.27, -1.897, -2.276, -2.342, 1.431, -1.898, -1.127, -0.971, -2.107, 0.6529, 1.43, 0.03307, -1.639, -1.261, -1.26, 1.083, 2.387, -0.9289, -1.183, 1.863, 0.9936, -1.876, -1.767, -0.8363, -2.902, 0.5522, -4.354, 2.967, 3.882, -1.26, 0.9184, 0.2961, -2.581, -1.902, 1.231, -1.176, 0.5473, 1.271, -0.4489, -1.079, 4.11, -0.9115, -0.6028, 4.002, -2.32, -0.5131, -1.182, 1.044, 1.247, 1.454, -1.624, -0.09659, -1.252, -1.883, -2.382, -1.919, 0.682, -1.659, -1.57, -1.713, -1.208, 1.774, 2.364, -1.661, -1.696, -0.6733, 1.045, 1.909, 3.745, -1.737, 1.438, -1.941, 0.4131, 3.238, -1.723, -1.481, 3.582, -1.313, -1.643, 0.1408, -0.869, 1.835, -0.05252, -1.973, -1.926, 1.668, -0.6222]}, {"marker": {"colorscale": [[0, "#2E91E5"], [0.04348, "#E15F99"], [0.08696, "#1CA71C"], [0.1304, "#FB0D0D"], [0.1739, "#DA16FF"], [0.2174, "#222A2A"], [0.2609, "#B68100"], [0.3043, "#750D86"], [0.3478, "#EB663B"], [0.3913, "#511CFB"], [0.4348, "#00A08B"], [0.4783, "#FB00D1"], [0.5217, "#FC0080"], [0.5652, "#B2828D"], [0.6087, "#6C7C32"], [0.6522, "#778AAE"], [0.6957, "#862A16"], [0.7391, "#A777F1"], [0.7826, "#620042"], [0.8261, "#1616A7"], [0.8696, "#DA60CA"], [0.913, "#6C4516"], [0.9565, "#0D2A63"], [1, "#AF0038"]], "size": 3}, "mode": "markers", "name": "French", "showlegend": true, "type": "scatter3d", "x": {"elided": "186 float values"}, "y": {"elided": "186 float values"}, "z": {"elided": "186 float values"}}, {"marker": {"colorscale": [[0, "#2E91E5"], [0.04348, "#E15F99"], [0.08696, "#1CA71C"], [0.1304, "#FB0D0D"], [0.1739, "#DA16FF"], [0.2174, "#222A2A"], [0.2609, "#B68100"], [0.3043, "#750D86"], [0.3478, "#EB663B"], [0.3913, "#511CFB"], [0.4348, "#00A08B"], [0.4783, "#FB00D1"], [0.5217, "#FC0080"], [0.5652, "#B2828D"], [0.6087, "#6C7C32"], [0.6522, "#778AAE"], [0.6957, "#862A16"], [0.7391, "#A777F1"], [0.7826, "#620042"], [0.8261, "#1616A7"], [0.8696, "#DA60CA"], [0.913, "#6C4516"], [0.9565, "#0D2A63"], [1, "#AF0038"]], "size": 3}, "mode": "markers", "name": "German", "showlegend": true, "type": "scatter3d", "x": {"elided": "164 float values"}, "y": {"elided": "164 float values"}, "z": {"elided": "164 float values"}}, {"marker": {"colorscale": [[0, "#2E91E5"], [0.04348, "#E15F99"], [0.08696, "#1CA71C"], [0.1304, "#FB0D0D"], [0.1739, "#DA16FF"], [0.2174, "#222A2A"], [0.2609, "#B68100"], [0.3043, "#750D86"], [0.3478, "#EB663B"], [0.3913, "#511CFB"], [0.4348, "#00A08B"], [0.4783, "#FB00D1"], [0.5217, "#FC0080"], [0.5652, "#B2828D"], [0.6087, "#6C7C32"], [0.6522, "#778AAE"], [0.6957, "#862A16"], [0.7391, "#A777F1"], [0.7826, "#620042"], [0.8261, "#1616A7"], [0.8696, "#DA60CA"], [0.913, "#6C4516"], [0.9565, "#0D2A63"], [1, "#AF0038"]], "size": 3}, "mode": "markers", "name": "Icelandic", "showlegend": true, "type": "scatter3d", "x": {"elided": "178 float values"}, "y": {"elided": "178 float values"}, "z": {"elided": "178 float values"}}, {"marker": {"colorscale": [[0, "#2E91E5"], [0.04348, "#E15F99"], [0.08696, "#1CA71C"], [0.1304, "#FB0D0D"], [0.1739, "#DA16FF"], [0.2174, "#222A2A"], [0.2609, "#B68100"], [0.3043, "#750D86"], [0.3478, "#EB663B"], [0.3913, "#511CFB"], [0.4348, "#00A08B"], [0.4783, "#FB00D1"], [0.5217, "#FC0080"], [0.5652, "#B2828D"], [0.6087, "#6C7C32"], [0.6522, "#778AAE"], [0.6957, "#862A16"], [0.7391, "#A777F1"], [0.7826, "#620042"], [0.8261, "#1616A7"], [0.8696, "#DA60CA"], [0.913, "#6C4516"], [0.9565, "#0D2A63"], [1, "#AF0038"]], "size": 3}, "mode": "markers", "name": "Japanese", "showlegend": true, "type": "scatter3d", "x": {"elided": "148 float values"}, "y": {"elided": "148 float values"}, "z": {"elided": "148 float values"}}, {"marker": {"colorscale": [[0, "#2E91E5"], [0.04348, "#E15F99"], [0.08696, "#1CA71C"], [0.1304, "#FB0D0D"], [0.1739, "#DA16FF"], [0.2174, "#222A2A"], [0.2609, "#B68100"], [0.3043, "#750D86"], [0.3478, "#EB663B"], [0.3913, "#511CFB"], [0.4348, "#00A08B"], [0.4783, "#FB00D1"], [0.5217, "#FC0080"], [0.5652, "#B2828D"], [0.6087, "#6C7C32"], [0.6522, "#778AAE"], [0.6957, "#862A16"], [0.7391, "#A777F1"], [0.7826, "#620042"], [0.8261, "#1616A7"], [0.8696, "#DA60CA"], [0.913, "#6C4516"], [0.9565, "#0D2A63"], [1, "#AF0038"]], "size": 3}, "mode": "markers", "name": "Korean", "showlegend": true, "type": "scatter3d", "x": {"elided": "148 float values"}, "y": {"elided": "148 float values"}, "z": {"elided": "148 float values"}}, {"marker": {"colorscale": [[0, "#2E91E5"], [0.04348, "#E15F99"], [0.08696, "#1CA71C"], [0.1304, "#FB0D0D"], [0.1739, "#DA16FF"], [0.2174, "#222A2A"], [0.2609, "#B68100"], [0.3043, "#750D86"], [0.3478, "#EB663B"], [0.3913, "#511CFB"], [0.4348, "#00A08B"], [0.4783, "#FB00D1"], [0.5217, "#FC0080"], [0.5652, "#B2828D"], [0.6087, "#6C7C32"], [0.6522, "#778AAE"], [0.6957, "#862A16"], [0.7391, "#A777F1"], [0.7826, "#620042"], [0.8261, "#1616A7"], [0.8696, "#DA60CA"], [0.913, "#6C4516"], [0.9565, "#0D2A63"], [1, "#AF0038"]], "size": 3}, "mode": "markers", "name": "Spanish", "showlegend": true, "type": "scatter3d", "x": {"elided": "196 float values"}, "y": {"elided": "196 float values"}, "z": {"elided": "196 float values"}}, {"marker": {"colorscale": [[0, "#2E91E5"], [0.04348, "#E15F99"], [0.08696, "#1CA71C"], [0.1304, "#FB0D0D"], [0.1739, "#DA16FF"], [0.2174, "#222A2A"], [0.2609, "#B68100"], [0.3043, "#750D86"], [0.3478, "#EB663B"], [0.3913, "#511CFB"], [0.4348, "#00A08B"], [0.4783, "#FB00D1"], [0.5217, "#FC0080"], [0.5652, "#B2828D"], [0.6087, "#6C7C32"], [0.6522, "#778AAE"], [0.6957, "#862A16"], [0.7391, "#A777F1"], [0.7826, "#620042"], [0.8261, "#1616A7"], [0.8696, "#DA60CA"], [0.913, "#6C4516"], [0.9565, "#0D2A63"], [1, "#AF0038"]], "size": 3}, "mode": "markers", "name": "Swahili", "showlegend": true, "type": "scatter3d", "x": {"elided": "191 float values"}, "y": {"elided": "191 float values"}, "z": {"elided": "191 float values"}}], "layout": {"autosize": false, "height": 600, "title": {"font": {"size": 13}, "text": "t-SNE 3D map (ppl: 255) of 1877 encodings for <sound> via\nLDA (15 topics; term: skippy2gram) x FastText (30 dims; term: 4gram; window: 5)"}, "width": 600}}
